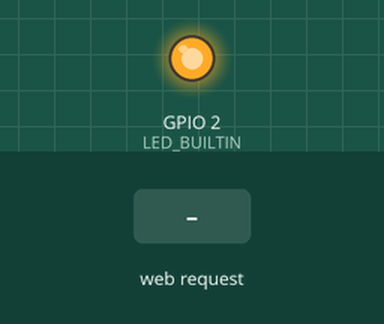
Bench run of a sketch on a simulated ESP8266 (NodeMCU). On the bench: output pins drawn as LEDs (lit = HIGH, except the on-board LED, lit = LOW). The test bench sets the inputs (shaded band). WiFi joins after 1.5 s; servers stay silent unless stated; what the sketch prints to the serial monitor is not drawn.

Above: at 2.8 s.
2.9 s: HTTP request GET /ledon received
At 3.7 s:
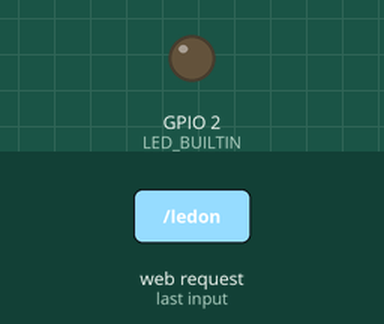
4.4 s: HTTP request GET / received
At 4.9 s:
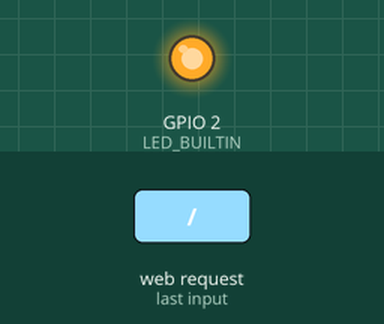
Timing chart, 0 to 7.4 s (numbered marks = the images above; inputs shaded):
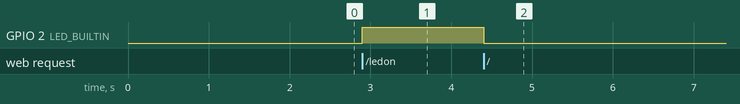

Measured:
- after the input at 2.9 s, GPIO 2 (LED_BUILTIN): LOW → HIGH at once
- after the input at 4.4 s, GPIO 2 (LED_BUILTIN): HIGH → LOW at once

The sketch:

Web_controle_de_Led.ino
```cpp
/*
      Programa Aciona LED via WiFI
      Conexão do NodeMCU no Wifi e aciona o Built-In LED por uma página Http local

      Componentes:
        - NodeMCU ESP8266

      Versão 1.0 - Versão inicial via HTTP Local - 28/Jan/2021

 *    * Criado por Cleber Borges - FunBots - @cleber.funbots  *     *

      Instagram: https://www.instagram.com/cleber.funbots/
      Facebook: https://www.facebook.com/cleber.funbots
      YouTube: https://www.youtube.com/channel/UCKs2l5weIqgJQxiLj0A6Atw
      Telegram: https://t.me/cleberfunbots

*/

// Inclusão das bibliotecas
#include <ESP8266WiFi.h>
#include <ESP8266WebServer.h>

// Configração do WiFi
const char* ssid = "ROMERO_2G";  // SSID Wifi
const char* password = "17052015";  // Senha Wifi

// Variáveis de Server e Status do LED
ESP8266WebServer server(80);
bool LEDstatus = LOW;

void setup() {
  // Inicia Serial e LED
  Serial.begin(115200);
  pinMode(LED_BUILTIN, OUTPUT);

  // Inicia Conexão WiFi
  WiFi.mode(WIFI_STA);
  WiFi.begin(ssid, password);
  Serial.println("");

  // Aguarda Conexão e Informa IP
  while (WiFi.status() != WL_CONNECTED) {
    delay(500);
    Serial.print(".");
  }
  Serial.println("");
  Serial.print("Rede WiFi: ");
  Serial.println(ssid);
  Serial.print("Endereço IP: ");
  Serial.println(WiFi.localIP());
  delay(100);

  // Configura Handles do Server e Inicia Server
  server.on("/", handle_OnConnect);
  server.on("/ledon", handle_ledon);
  server.on("/ledoff", handle_ledoff);
  server.onNotFound(handle_NotFound);
  server.begin();
  Serial.println("Servidor HTTP iniciado!");

}

void loop() {
  server.handleClient();    // Faz o Handle
  if (LEDstatus)            // Checa se LED deve acender
    digitalWrite(LED_BUILTIN, HIGH);
  else
    digitalWrite(LED_BUILTIN, LOW);
}

// FUNÇÕES HANDLE PARA HTML SERVER

void handle_OnConnect() {
  LEDstatus = LOW;
  server.send(200, "text/html", SendHTML(false));
}

void handle_ledon() {
  LEDstatus = HIGH;
  server.send(200, "text/html", SendHTML(true));
}

void handle_ledoff() {
  LEDstatus = LOW;
  server.send(200, "text/html", SendHTML(false));
}

void handle_ledchange() {
  if (LEDstatus){
      LEDstatus = HIGH;
      server.send(200, "text/html", SendHTML(true));
  }else{
      LEDstatus = LOW;
      server.send(200, "text/html", SendHTML(false));
    }
}

void handle_NotFound() {
  server.send(404, "text/plain", "Not found");
}

String SendHTML(uint8_t led) {
  String ptr = "<!DOCTYPE html>\n";
  ptr += "<html>\n";
  ptr += "<head>\n";
  ptr += "<title>Controle do LED</title>\n";

  ptr += "<style>\n";
  ptr += "                  body {\n";
  ptr += "              margin: 0;\n";
  ptr += "              padding: 0;\n";
  ptr += "              font-family: verdana;\n";
  ptr += "          }\n";
  ptr += "          .center {\n";
  ptr += "              position: absolute;\n";
  ptr += "              top: 50%;\n";
  ptr += "              left: 50%;\n";
  ptr += "              transform: translate(-50%, -50%);\n";
  ptr += "          }\n";
  ptr += "          a {\n";
  ptr += "              text-decoration: none;\n";
  ptr += "              text-transform: uppercase;\n";
  ptr += "              font-size: 30px;\n";
  ptr += "          }\n";
  ptr += "          a input {\n";
  ptr += "              padding: 15px;\n";
  ptr += "              transition: .5s;\n";
  ptr += "              position: relative;\n";
  ptr += "          }\n";
  ptr += "          a input:nth-child(1) {\n";
  ptr += "              color: #fff;\n";
  ptr += "              background: #262626;\n";
  ptr += "          }\n";
  ptr += "          a input:nth-child(2) {\n";
  ptr += "              color: #fff;\n";
  ptr += "              background: #ff3636;\n";
  ptr += "          }\n";
  ptr += "          a input:nth-child(1):before {\n";
  ptr += "              content: attr(data-attr);\n";
  ptr += "              position: absolute;\n";
  ptr += "              top: 0;\n";
  ptr += "              left: 0;\n";
  ptr += "              background: #ff3636;\n";
  ptr += "              padding: 15px;\n";
  ptr += "              transition: 0.5S;\n";
  ptr += "              transform-origin: top;\n";
  ptr += "              transform: rotateX(90deg) translateY(-50%);\n";
  ptr += "          }\n";
  ptr += "          a:hover input:nth-child(1):before {\n";
  ptr += "              transform: rotateX(0deg) translateY(0%);\n";
  ptr += "          } \n";
  ptr += "          a input:nth-child(2):before {\n";
  ptr += "              content: attr(data-attr);\n";
  ptr += "              position: absolute;\n";
  ptr += "              top: 0;\n";
  ptr += "              left: 0;\n";
  ptr += "              background: #262626;\n";
  ptr += "              padding: 15px;\n";
  ptr += "              transition: 0.5S;\n";
  ptr += "              transform-origin: bottom;\n";
  ptr += "              transform: rotateX(90deg) translateY(50%);\n";
  ptr += "          }\n";
  ptr += "          a:hover input:nth-child(2):before {\n";
  ptr += "              transform: rotateX(0deg) translateY(0%);\n";
  ptr += "          } \n";
  ptr += "          a  input:nth-child(1):after {\n";
  ptr += "          content: attr(data-attr);\n";
  ptr += "          padding: 15px;\n";
  ptr += "          position: absolute;\n";
  ptr += "          top: 0;\n";
  ptr += "          left: 0;\n";
  ptr += "          background: #262626;\n";
  ptr += "          transform-origin: bottom;\n";
  ptr += "          transform: rotateX(0deg) translateY(0%);\n";
  ptr += "          transition: 0.5s;\n";
  ptr += "          }\n";
  ptr += "          a:hover input:nth-child(1):after {\n";
  ptr += "          transform: rotateX(90deg) translateY(50%);\n";
  ptr += "          }\n";
  ptr += "          a input:nth-child(2):after {\n";
  ptr += "              content: attr(data-attr);\n";
  ptr += "              position: absolute;\n";
  ptr += "              top: 0;\n";
  ptr += "              left: 0;\n";
  ptr += "              background: #ff3636;\n";
  ptr += "              padding: 15px;\n";
  ptr += "              transition: 0.5S;\n";
  ptr += "              transform-origin: top;\n";
  ptr += "              transform: rotateX(0deg) translateY(0%);\n";
  ptr += "          }\n";
  ptr += "          a:hover input:nth-child(2):after {\n";
  ptr += "              transform: rotateX(90deg) translateY(-50%);\n";
  ptr += "          } \n";
  ptr += "</style>\n";
  ptr += "</head>\n";
  ptr += "<body>\n";
  ptr += "<form method=\"get\">\n";
  if (led){
      ptr += "<div class='center'>\n";
      ptr += "    <a href='/ledoff'><input data-attr='Led off' type=\"button\" value=\"LED OFF\" onclick=\"window.location.href='/ledoff'\"></a>\n";
      ptr += "</div>\n";
  }
  else{
      ptr += "<div class='center'>\n";
      ptr += "    <a href='/ledon'><input style='background: #ff3636' data-attr='Led on' type=\"button\" value=\"LED ON\" onclick=\"window.location.href='/ledon'\"></a>\n";
      ptr += "</div>\n";
      }
  ptr += "</form>\n";
  ptr += "</body>\n";
  ptr += "</html>\n";


  return ptr;
}
```
